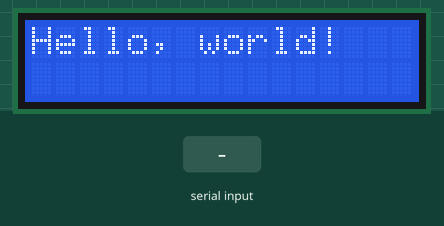
Recording of a sketch running on a simulated Arduino Uno, built with avr-gcc and run on an emulated ATmega328P. Parts: 16×2 character LCD. The test bench sets the inputs (shaded band).

Above: at 1.2 s.
1.3 s: byte 30 received over Serial
At 2.4 s:
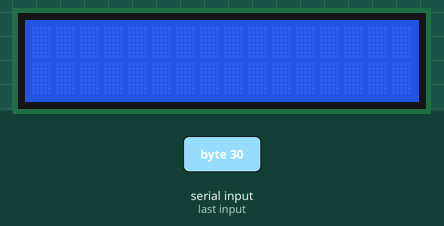
3.5 s: byte 90 received over Serial
At 5.1 s:
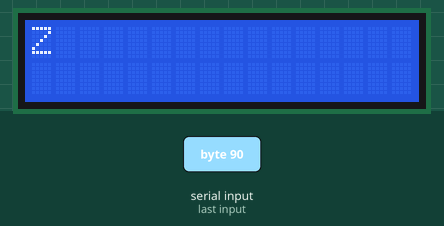
5.5 s: byte 120 received over Serial
At 6.6 s:
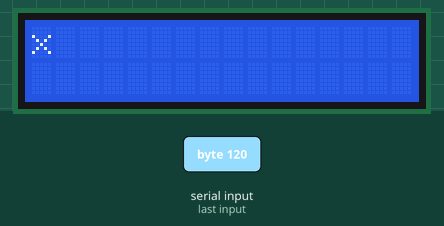
Timing chart, 0 to 8.5 s (numbered marks = the images above; inputs shaded):
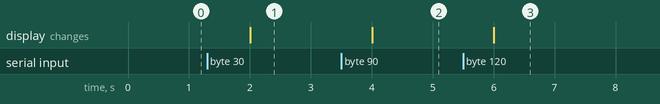

Measured:
- after the input at 1.3 s, the display: changes after 0.71 s (image 1)
- after the input at 3.5 s, the display: changes after 0.51 s (image 2)
- after the input at 5.5 s, the display: changes after 0.50 s (image 3)

The sketch:

cloud.ino
```cpp
#include <LiquidCrystal_I2C.h>

long previous_print_time=millis();
// Set the LCD address to 0x27 for a 16 chars and 2 line display
LiquidCrystal_I2C lcd(0x3F, 16, 2);

void setup()
{
  // initialize the LCD
  Serial.begin(9600);
  lcd.begin();

  // Turn on the blacklight and print a message.
  lcd.backlight();
  lcd.print("Hello, world!");
}

void loop() {
  long current_time=millis();
  if((current_time-previous_print_time)>=1000){
    previous_print_time+=1000;
    if(Serial.available()>0){
      int start=0;
      lcd.clear();
    while(Serial.available()>0){
      char data=Serial.read();
      if(start==16){
        lcd.setCursor(0,1);
      }
      if(start==32){
        lcd.setCursor(0,0);
        start=0;
      }
      lcd.print(data);
      start++;
    }
    }
  }
}
```
